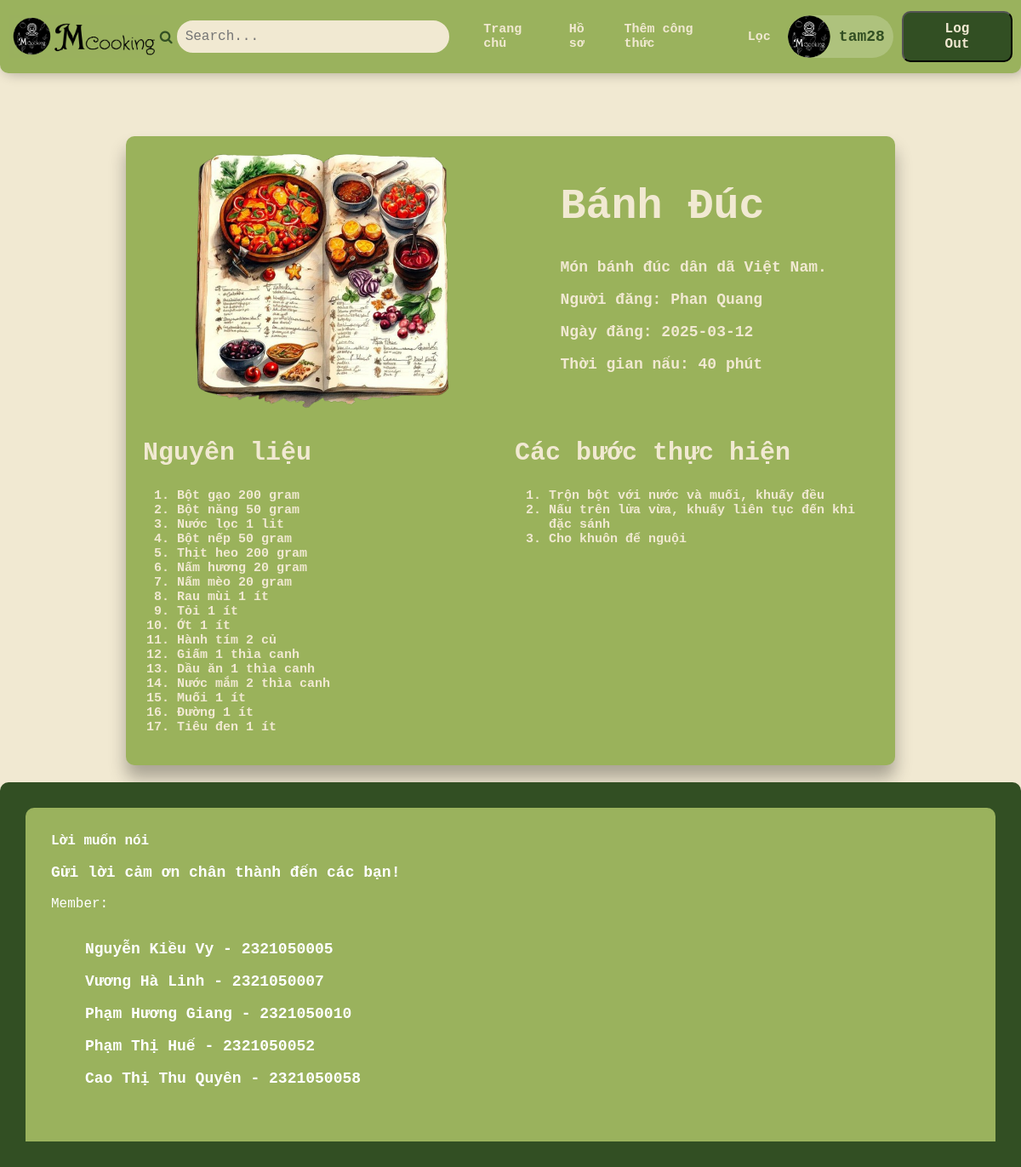
The app's page /gdnguoidung/index.php?page=chitietmonan&id=23 (signed in) with its own data.
### tables this page shows
CREATE TABLE IF NOT EXISTS mon_an(
	id INT PRIMARY KEY AUTO_INCREMENT,
	ten_mon_an VARCHAR(100) NOT NULL,
	mo_ta TEXT,
	thoi_gian_nau INT,
	nguoi_dang_id INT,
	ngay_dang DATE,
	hinh_anh VARCHAR(255),
    trang_thai VARCHAR(20),
	FOREIGN KEY (nguoi_dang_id) REFERENCES nguoi_dung(id) ON DELETE CASCADE
);

CREATE TABLE IF NOT EXISTS nguoi_dung(
	id INT PRIMARY KEY AUTO_INCREMENT,
	ten_dang_nhap VARCHAR(50) NOT NULL,
	mat_khau VARCHAR(50) NOT NULL,
	ho_ten VARCHAR(50),
    gioi_tinh VARCHAR(5),
	email VARCHAR(50),
	sdt VARCHAR(10),
	vai_tro_id INT,
	ngay_sinh DATE,
	FOREIGN KEY (vai_tro_id) REFERENCES vai_tro(id)
);

CREATE TABLE IF NOT EXISTS mon_an_nguyen_lieu(
	id INT PRIMARY KEY AUTO_INCREMENT,
	mon_an_id INT,
	nguyen_lieu_id INT,
	so_luong VARCHAR(50),
	FOREIGN KEY (mon_an_id) REFERENCES mon_an(id) ON DELETE CASCADE,
	FOREIGN KEY (nguyen_lieu_id) REFERENCES nguyen_lieu(id)
);

CREATE TABLE IF NOT EXISTS nguyen_lieu(
	id INT PRIMARY KEY AUTO_INCREMENT,
	ten_nguyen_lieu VARCHAR(50)
);

CREATE TABLE IF NOT EXISTS cong_thuc(
	id INT PRIMARY KEY AUTO_INCREMENT,
    mon_an_id INT,
    buoc_lam TEXT,
    FOREIGN KEY (mon_an_id) REFERENCES mon_an(id) ON DELETE CASCADE
);

### gdnguoidung/trangchu/chitietmonan.php (the view, shortened to what this page needs)
<!DOCTYPE html>
<html lang="en">
<head>
    <link rel="stylesheet" href="../btnhom/cacform.css">
</head>
<body>
    <?php
        include('../connect.php');
        $id = $_GET['id'];
        $sql = "SELECT ma.*, ct.buoc_lam ,nl.ten_nguyen_lieu, nd.ho_ten
                from mon_an ma
                join cong_thuc ct on ma.id = ct.mon_an_id
                join mon_an_loai_mon malm on ma.id = malm.mon_an_id
                join mon_an_nguyen_lieu manl on ma.id = manl.mon_an_id
                join nguyen_lieu nl on manl.nguyen_lieu_id = nl.id
                join loai_mon lm on malm.loai_mon_id = lm.id
                join nguoi_dung nd on ma.nguoi_dang_id = nd.id
                where ma.id = $id";
        $result = mysqli_query($conn,$sql);
        $monAn = mysqli_fetch_array($result);
    ?>
    <div class="container">
        <div class = "tendangnhap">
            <div>
                 <img src="../img/login.png" alt="" style="width:300px; height:300px">
            </div>
            <div>
                <h1 style="font-size:50px"><?php echo $monAn['ten_mon_an']; ?></h1>
                <p><?php echo $monAn['mo_ta']; ?></p>
                <p><a href="index.php?page=hosonguoidang&id=<?php echo $monAn['nguoi_dang_id']?>">Người đăng: <?php echo " " . $monAn['ho_ten']; ?></p></a>
                <p>Ngày đăng: <?php echo " " . $monAn['ngay_dang']; ?></p>
                <p>Thời gian nấu: <?php echo " " . $monAn['thoi_gian_nau'] . " phút"; ?></p>
            </div>
        </div>
        <div class="tendangnhap">
            <div class="nguyenlieu">
                <h2>Nguyên liệu</h2>
                <?php
                    include ('../connect.php');
                    $sql_nl = "SELECT manl.*, nl.ten_nguyen_lieu from mon_an_nguyen_lieu manl
                            join nguyen_lieu nl on manl.nguyen_lieu_id = nl.id
                            where manl.mon_an_id = $id";
                    $result_nl = mysqli_query($conn, $sql_nl);
                ?>
                <ol>
                    <?php
                        while($nguyenLieu = mysqli_fetch_assoc($result_nl)){
                    ?>
                    <li><?php echo $nguyenLieu['ten_nguyen_lieu'] . " " . $nguyenLieu['so_luong'];?></li>
                    <?php }?>
                </ol>
            </div>
            <div class="nguyenlieu">
                <h2>Các bước thực hiện</h2>
                <?php
                    include ('../connect.php');
                    $sql_ct = "SELECT ct.* from cong_thuc ct
                            where ct.mon_an_id = $id";
                    $result_ct = mysqli_query($conn, $sql_ct);
                ?>
                <ol>
                    <?php
                        while($congThuc = mysqli_fetch_assoc($result_ct)){
                    ?>
                    <li><?php echo $congThuc['buoc_lam'];?></li>
                    <?php }?>
                </ol>
            </div>
        </div>
    </div>
</body>
</html>

### gdnguoidung/index.php (shortened to what this page needs)
<!DOCTYPE html>
<html lang="en">
<head>
    <link rel="stylesheet" href="style.css">
    <link rel="stylesheet" href="https://cdnjs.cloudflare.com/ajax/libs/font-awesome/4.7.0/css/font-awesome.min.css">
</head>
<body>
    <div style="display: flex; flex-direction: column; min-height: 100vh;">
        <header class="dautrang">
            <div class="dautrang1">
                <img src="../img/logo.png">
                <form class="nostyle" method="GET" action="index.php">
                    <i class="fa fa-search" aria-hidden="true"></i>
                    <input type="search" name="search" class="timkiem" placeholder="Search..." required>
                </form>
                <nav class="header">
                    <ul>
                        <li class="chon"><a href="index.php?page=trangchu">Trang chủ</a></li>
                        <li class="chon"><a href="index.php?page=hoso&tab=hosocanhan">Hồ sơ</a></li>
                        <li class="chon"><a href="index.php?page=themcongthuc">Thêm công thức</a></li>
                        <li class="chon"><a href="index.php?page=loc">Lọc</a></li>
                    </ul>
                </nav>
                <div class="dangnhap">
                    <div class="dangnhap" style="background-color: #ffffff33;border-radius:50px;">
                        <img src="../img/logo_nho.jpg" style="border-radius:50px; height:50px;">
                        <p style="font-weight:bold;margin:auto 10px;"><?php
                            echo $_SESSION["username"];
                        ?></p>
                    </div>
                    <button class="header"><a href="../login/login.php" class="">Log Out</a></button>
                </div>
            </div>
        </header>
        <main>
            <?php
                if(isset($_GET['page'])){
                    switch ($_GET['page']) {
                        case 'chitietmonan':
                            include "trangchu/chitietmonan.php";
                            break;
                    }
                }
            ?>
        </main>
        <footer>
            <div style="background-color: #9ab25d; color: white; border-top-left-radius: 10px ;border-top-right-radius: 10px ;">
                <div style="padding: 30px;">
                    <b>Lời muốn nói</b>
                    <p>Gửi lời cảm ơn chân thành đến các bạn!</p>
                    Member:
                    <ul>
                        <li>
                            <p>Nguyễn Kiều Vy - 2321050005</p>
                            <p>Vương Hà Linh - 2321050007</p>
                            <p>Phạm Hương Giang - 2321050010</p>
                            <p>Phạm Thị Huế - 2321050052</p>
                            <p>Cao Thị Thu Quyên - 2321050058</p>
                        </li>
                    </ul>
                </div>
            </div>
        </footer>
    </div>
</body>
</html>

### gdnguoidung/style.css (style rules this page uses)
body { font-family: 'Courier New', Courier, monospace; background-color: #f1e9d2; font-size: 16px; }
header { background-color: #9ab25d; padding: 10px; border-bottom-left-radius: 10px ; border-bottom-right-radius: 10px ; position: fixed; top: 0; left: 0; width: 100%; box-sizing: border-box; height:auto; box-shadow: 4px 0 15px rgba(0,0,0,0.3); }
a { text-decoration: none; }
.dautrang1 { display: flex; justify-content: space-around; margin-left: 0 20px; align-items: center; }
.dautrang1 img { width: auto; height:50px; margin: 0; }
.timkiem { font-size: 16px; padding: 8px; border: 2px solid#f1e9d2; background-color: #f1e9d2; border-radius: 50px; padding-right: 100px; outline: none; }
.dangnhap button { color: #f1e9d2; background-color: #324f23; font-size: 16px; border-radius: 10px; padding:10px 30px; margin-left: 10px; cursor: pointer; }
.dangnhap { display: flex; align-items: center; justify-content: space-between; margin-left: 10px; }
button { font-family: 'Courier New', Courier, monospace; }
main { width:90%; margin:auto; }
input::placeholder { font-family: 'Courier New', Courier, monospace; }
footer { padding:30px; margin-top: 20px; background-color: #324f23; color:#f1e9d2; width:100%; max-width: 100vw; border-radius: 10px 10px 0 0; flex:1; box-sizing: border-box; }
ul { list-style: none; display:flex; gap:20px; align-items: center; }
li { padding-inline-start: 0; font-size: 10px; }
.header a { text-decoration: none; color:#f1e9d2; font-weight: bold; }

### gdadmin/cacform.css (style rules this page uses)
form { background-color: #9ab25b; display:flex; flex-direction: column; padding:10px; gap:5px; margin:auto; width:30%; border-radius: 10px; box-shadow: 0 15px 20px rgba(0,0,0,0.3); color:#f1e9d2; font-weight:bold; }
body { background-color:#f1e9d2; font-family: 'Courier New', Courier, monospace; margin-top:15vh; }
h2 { text-align:center; }
.tendangnhap { display:flex; justify-content: space-between; align-items:center; }
input, select, textarea { width:100%; font-family: 'Courier New', Courier, monospace; border-radius: 5px; border:1px solid #f1e9d2; padding:5px; padding-inline-start: 0; }
button { font-family: 'Courier New', Courier, monospace; }

### gdnguoidung/index.php (style rules this page uses)
li { padding-inline-start: 0; font-size: 15px !important; }
form.nostyle { all:unset; display:flex; align-items:center; gap:5px; }

### gdnguoidung/trangchu/chitietmonan.php (style rules this page uses)
body { display: flex; flex-direction: column; color:#324f23; margin:20vh auto; margin-bottom:0; }
h2 { text-align:left; font-size:30px; }
a { text-decoration:none; color:#f1e9d2; }
p { font-weight: bold; font-size: large; }
.nguyenlieu { flex:1; }
li { padding-inline-start: 0; font-size:20px; }
.container { background-color: #9ab25b; display:flex; flex-direction: column; padding:20px; gap:5px; margin:auto; width:80%; border-radius: 10px; box-shadow: 0 15px 20px rgba(0,0,0,0.3); color:#f1e9d2; font-weight:bold; }
.tendangnhap { display:flex; justify-content: space-around; align-items:flex-start; gap:10px; }

### records on screen
mon_an: ten_mon_an "Bánh Đúc", mo_ta "Món bánh đúc dân dã Việt Nam.", ngay_dang "2025-03-12", thoi_gian_nau "40"
nguoi_dung: ho_ten "Phan Quang"
mon_an_nguyen_lieu: nguyen_lieu.ten_nguyen_lieu "Bột gạo", so_luong "200 gram"
mon_an_nguyen_lieu: nguyen_lieu.ten_nguyen_lieu "Bột năng", so_luong "50 gram"
mon_an_nguyen_lieu: nguyen_lieu.ten_nguyen_lieu "Nước lọc", so_luong "1 lit"
mon_an_nguyen_lieu: nguyen_lieu.ten_nguyen_lieu "Bột nếp", so_luong "50 gram"
mon_an_nguyen_lieu: nguyen_lieu.ten_nguyen_lieu "Thịt heo", so_luong "200 gram"
mon_an_nguyen_lieu: nguyen_lieu.ten_nguyen_lieu "Nấm hương", so_luong "20 gram"
mon_an_nguyen_lieu: nguyen_lieu.ten_nguyen_lieu "Nấm mèo", so_luong "20 gram"
mon_an_nguyen_lieu: nguyen_lieu.ten_nguyen_lieu "Rau mùi", so_luong "1 ít"
mon_an_nguyen_lieu: nguyen_lieu.ten_nguyen_lieu "Tỏi", so_luong "1 ít"
mon_an_nguyen_lieu: nguyen_lieu.ten_nguyen_lieu "Ớt", so_luong "1 ít"
mon_an_nguyen_lieu: nguyen_lieu.ten_nguyen_lieu "Hành tím", so_luong "2 củ"
mon_an_nguyen_lieu: nguyen_lieu.ten_nguyen_lieu "Giấm", so_luong "1 thìa canh"
mon_an_nguyen_lieu: nguyen_lieu.ten_nguyen_lieu "Dầu ăn", so_luong "1 thìa canh"
mon_an_nguyen_lieu: nguyen_lieu.ten_nguyen_lieu "Nước mắm", so_luong "2 thìa canh"
mon_an_nguyen_lieu: nguyen_lieu.ten_nguyen_lieu "Muối", so_luong "1 ít"
mon_an_nguyen_lieu: nguyen_lieu.ten_nguyen_lieu "Đường", so_luong "1 ít"
mon_an_nguyen_lieu: nguyen_lieu.ten_nguyen_lieu "Tiêu đen", so_luong "1 ít"
cong_thuc: buoc_lam "Trộn bột với nước và muối, khuấy đều"
cong_thuc: buoc_lam "Nấu trên lửa vừa, khuấy liên tục đến khi đặc sánh"
cong_thuc: buoc_lam "Cho khuôn để nguội"

### other values on screen
$_SESSION["username"] "tam28"
